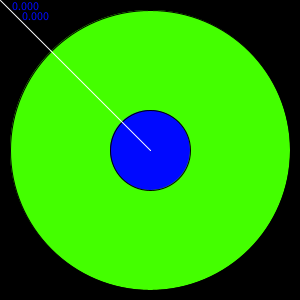
Frame 1 (no input)
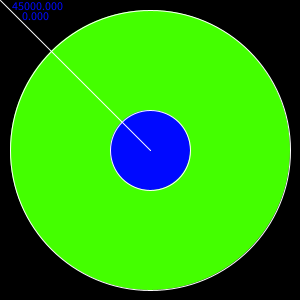
Frame 60 (the mouse pressed at the canvas centre just before this capture)
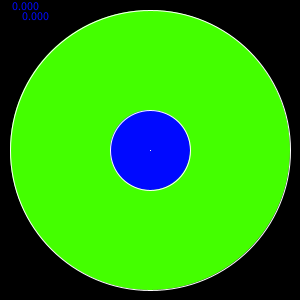
Frame 120 (the mouse held since frame 60 and released just before this capture)

The Processing sketch that drew these frames (run headless with seeded random() and noise(); from frame 60 on, the mouse is pressed at the canvas centre):

// Processing sketch: sketch_140705b
// ── sketch_140705b.pde
class Mover{
  float cx,cy,cr;
  color c;
  
  Mover(){
//    cx = random(width);
//    cy = random(height);
//    cr = random(10,100);
    cx = width / 2;
    cy = height / 2;
    cr = 40;
    c = color(random(10,255),255,255);
  }
  
  void draw(){
    fill(c);
    
    ellipse(cx,cy,2*cr,2*cr);
  }
}

Mover moverSmall;
Mover moverLarge;
float Checkr;
float x;
float y;
float dx;
float dy;
float d2;
float cdx;
float cdy;
float cd2;

void setup(){
  size(300,300);
  colorMode(HSB);
  moverSmall = new Mover();
  moverLarge = new Mover();
  moverLarge.cr += 100;
}

void draw(){
  background(0,0,0);
  moverLarge.draw();
  moverSmall.draw();

  text(d2,10,10);
  text(cd2,20,20);
  
  stroke(255);
  x = mouseX;
  y = mouseY;

  dx = x - moverSmall.cx;
  dy = y - moverSmall.cy;
  d2 = (dx * dx) + (dy * dy);

  cdx = moverSmall.cx - moverLarge.cx;
  cdy = moverSmall.cy - moverLarge.cy;
  cd2 = (cdx * cdx) + (cdy * cdy);

  line(moverLarge.cx,moverLarge.cy,x,y);
  line(moverSmall.cx,moverSmall.cy,moverLarge.cx,moverLarge.cy);
  fill(0);
}

void mousePressed(){
  println("mousePressed");
}

void mouseDragged(){
  println("mouseDragged");
  
  if((moverLarge.cr - moverSmall.cr) * (moverLarge.cr - moverSmall.cr) > cd2){
    if (moverSmall.cr * moverSmall.cr > d2){
      moverSmall.cx = mouseX - dx;
      moverSmall.cy = mouseY - dy;
    }
  }else{
     float _x = x - moverLarge.cx;
     float _y = y - moverLarge.cy;

     float checkRadian = _x * _x + _y * _y;
     checkRadian = sqrt(checkRadian);
     
     float ratio = (moverLarge.cr - moverSmall.cr) / checkRadian;
     
      moverSmall.cx = mouseX * ratio;
      moverSmall.cy = mouseY * ratio;
  }
}

void mouseReleased(){
  println("mouseReleased");
}
